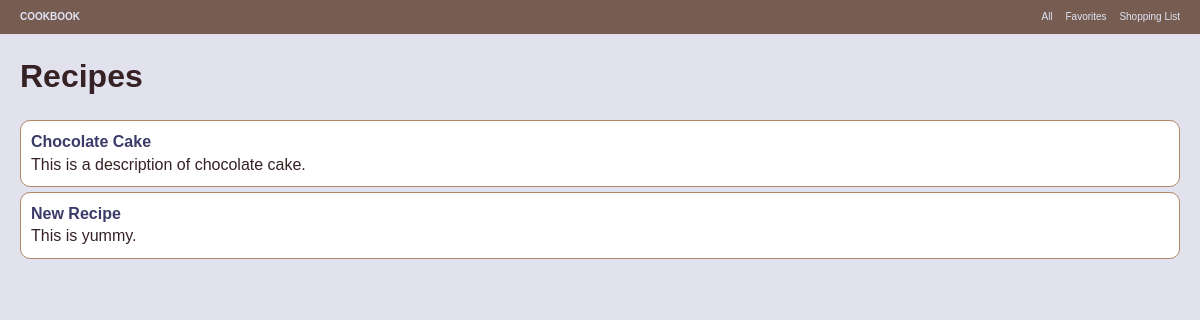
/, run on an earlier commit of the app's database.
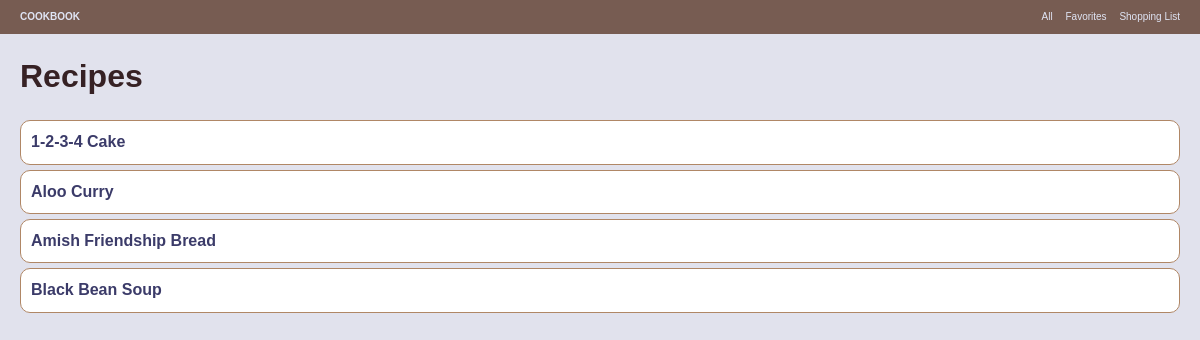
And on a later commit of the database.
### cookbook/models.py (models this page shows, shortened)
class Recipe(models.Model):
    title = models.CharField(max_length=200)
    description = models.TextField(null=True, blank=True)
    slug = models.SlugField()
    favorite_by = models.ManyToManyField(User, blank=True)
    recipe_tags = models.ManyToManyField(RecipeTag, blank=True)
    related_recipes = models.ManyToManyField('self', blank=True)
    original_source = models.TextField(null=True, blank=True)

### cookbook/views.py (the view)
# urls.py: url(r'^$', 'cookbook.views.index'),
def index(request):
    all_recipes = Recipe.objects.all()
    user = request.user
    return render_to_response('recipes/index.html', {'all_recipes': all_recipes, 'user': user})

### templates/recipes/index.html (shortened to what this page needs)
{% extends "base.html" %}
{% block main_content %}
<h1>Recipes</h1>
<ul class="recipes">
{% for r in all_recipes %}
  <li><strong><a href="/recipes/{{ r.slug }}/" title="{{ r.title }}">{{ r.title }}</a></strong>
  <br>
  {{ r.description }}</li>
{% endfor %}
</ul>
{% endblock %}

What changed in the data, as far as the page shows it:
removed Recipe: title "Chocolate Cake", description "This is a description of chocolate cake."
removed Recipe: title "New Recipe", description "This is yummy."
added Recipe: title "1-2-3-4 Cake"
added Recipe: title "Aloo Curry"
added Recipe: title "Amish Friendship Bread"
added Recipe: title "Black Bean Soup"
